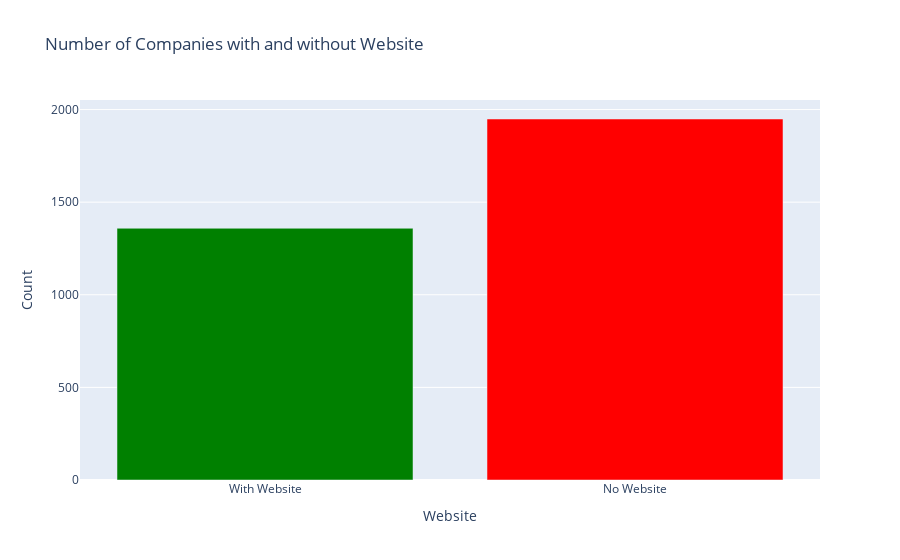

Notebook code cell kept with this figure:
### Code cell
# Check the number of companies which has websites
has_website_count = 0
no_website_count = 0

for item in data:
    if item['website'] is not None:
        has_website_count += 1
    else:
        no_website_count += 1

# print("Data with website:", has_website_count)
# print("Data without website:", no_website_count)

bar_labels = ['With Website', 'No Website']
bar_values = [has_website_count, no_website_count]

colors=['green','red']
fig = go.Figure(data=[go.Bar(x=bar_labels, y=bar_values,marker=dict(color=colors))])

fig.update_layout(
    title='Number of Companies with and without Website',
    xaxis=dict(title='Website'),
    yaxis=dict(title='Count'),
    showlegend=False
)

fig.show()

### Figure 1 — Plotly figure (JSON) as saved in the notebook; plotly's stock layout.template omitted (floating-point values rounded to 4 significant figures)
{"data": [{"marker": {"color": ["green", "red"]}, "type": "bar", "x": ["With Website", "No Website"], "y": [1359, 1949]}], "layout": {"showlegend": false, "title": {"text": "Number of Companies with and without Website"}, "xaxis": {"title": {"text": "Website"}}, "yaxis": {"title": {"text": "Count"}}}}
